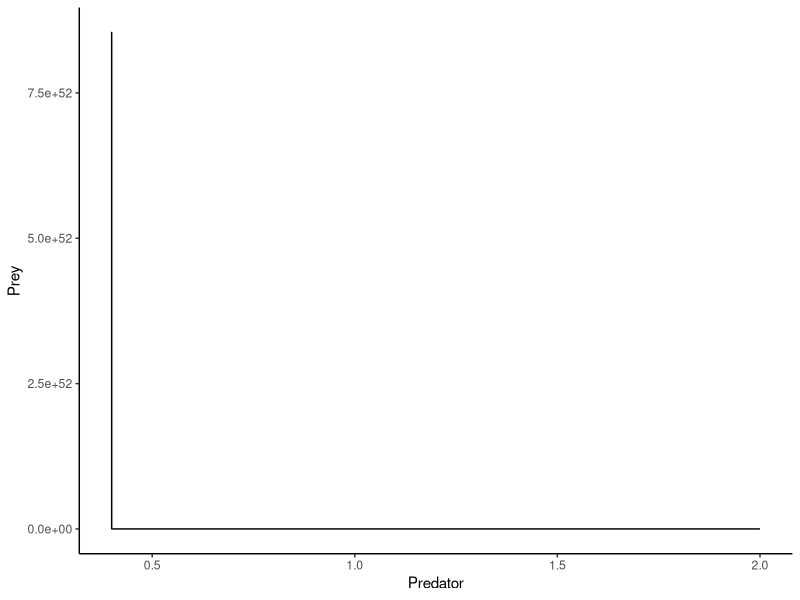
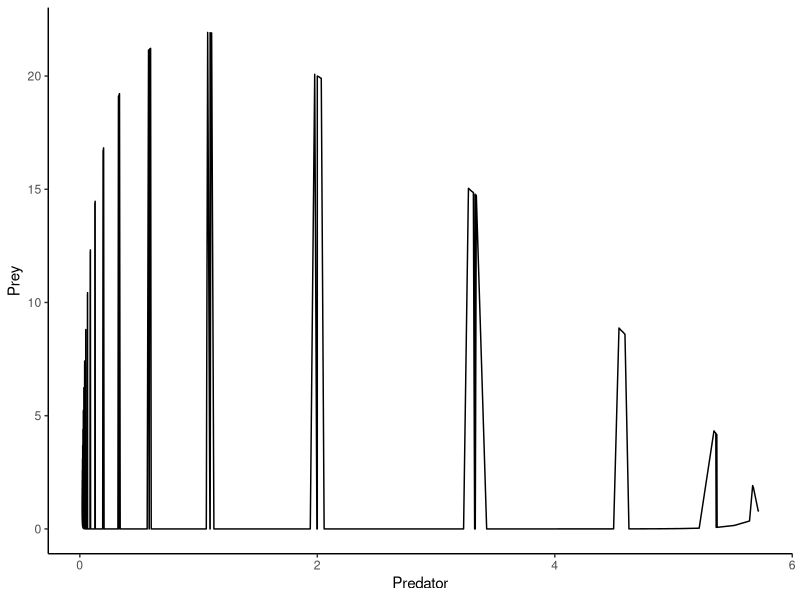

Write R code to recreate these figures, in order.
###################
#####2022-07-22####
## Modeling species that, in early ages are mutulism and when older, are
# competitors

library(ggplot2)
library(deSolve)
library(tidyr)

# the diferential equation

pred_prey <- function(t, y, p){
  N <- y
  with(as.list(p), {
    dNdt <-  r*N[1] - c*N[1]*N[2]
    dPdt <-  b*N[1]*N[2] - m*N[2]
    return(list(c(dPdt, dNdt)))
  })
}



# named vector with parameters
p <- c(b = 3, m = 0.4, r = 1 , c = 2.5 )
# initial condition
y0 <- c(20, 2)

# time steps
t <- seq(1, 100, 0.1)



out_lv <- ode(y = y0, times = t, func = pred_prey, parms = p)
head(out_lv)

df_lv <- pivot_longer(as.data.frame(out_lv), cols = 2:3)

prey <- subset(df_lv, name == 1)
predator <-  subset(df_lv, name == 2)

ggplot() +
  geom_line(aes(x = predator$value, y = prey$value)) +
  labs(x = "Predator", y = "Prey") +
  theme_classic()


#----------------------------------

pred_prey2 <- function(t, y, p){
  N <- y
  with(as.list(p), {
    dudt <-  r*N[1]*(1-N[2])
    dvdt <-  m*N[2]*(N[1]-1)
    return(list(c(dudt, dvdt)))
  })
}

p <- c(r = 1.8 , m = 0.3)
y0 <- c(20, 2)
t <- seq(1, 100, 0.1)

out_lv <- ode(y0, times = t, func = pred_prey2, parms = p)
head(out_lv)

df_lv <- pivot_longer(as.data.frame(out_lv), cols = 2:3)
df_lv

prey <- subset(df_lv, name == 1)
predator <-  subset(df_lv, name == 2)

ggplot() +
  geom_line(aes(x = predator$value, y = prey$value)) +
  labs(x = "Predator", y = "Prey") +
  theme_classic()
